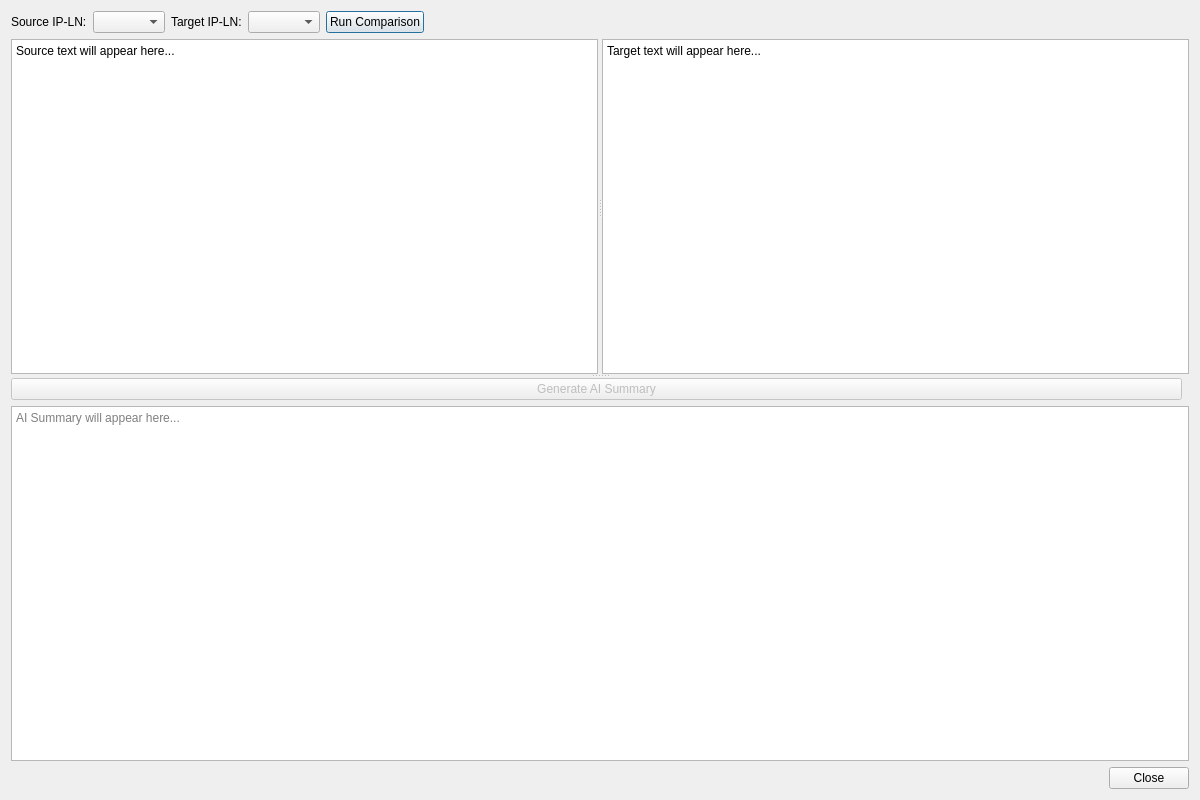
<?xml version="1.0" encoding="UTF-8"?>
<ui version="4.0">
 <class>CompareSoiDialog</class>
 <widget class="QDialog" name="CompareSoiDialog">
  <property name="geometry">
   <rect>
    <x>0</x>
    <y>0</y>
    <width>1200</width>
    <height>800</height>
   </rect>
  </property>
  <property name="windowTitle">
   <string>Compare SOI Prints</string>
  </property>
  <layout class="QVBoxLayout" name="verticalLayout">
   <item>
    <layout class="QHBoxLayout" name="horizontalLayoutTop">
     <item>
      <widget class="QLabel" name="labelSource">
       <property name="text">
        <string>Source IP-LN:</string>
       </property>
      </widget>
     </item>
     <item>
      <widget class="QComboBox" name="comboSource"/>
     </item>
     <item>
      <widget class="QLabel" name="labelTarget">
       <property name="text">
        <string>Target IP-LN:</string>
       </property>
      </widget>
     </item>
     <item>
      <widget class="QComboBox" name="comboTarget"/>
     </item>
     <item>
      <widget class="QPushButton" name="btnRunDiff">
       <property name="text">
        <string>Run Comparison</string>
       </property>
      </widget>
     </item>
     <item>
      <spacer name="horizontalSpacer">
       <property name="orientation">
        <enum>Qt::Horizontal</enum>
       </property>
       <property name="sizeHint" stdset="0">
        <size>
         <width>40</width>
         <height>20</height>
        </size>
       </property>
      </spacer>
     </item>
    </layout>
   </item>
   <item>
    <widget class="QSplitter" name="verticalSplitter">
     <property name="orientation">
      <enum>Qt::Vertical</enum>
     </property>
     <widget class="QSplitter" name="horizontalSplitter">
      <property name="orientation">
       <enum>Qt::Horizontal</enum>
      </property>
      <widget class="QTextBrowser" name="textSource">
       <property name="html">
        <string>&lt;html&gt;&lt;body&gt;&lt;p&gt;Source text will appear here...&lt;/p&gt;&lt;/body&gt;&lt;/html&gt;</string>
       </property>
      </widget>
      <widget class="QTextBrowser" name="textTarget">
       <property name="html">
        <string>&lt;html&gt;&lt;body&gt;&lt;p&gt;Target text will appear here...&lt;/p&gt;&lt;/body&gt;&lt;/html&gt;</string>
       </property>
      </widget>
     </widget>
     <widget class="QWidget" name="aiWidget">
      <layout class="QVBoxLayout" name="verticalLayoutAi">
       <property name="leftMargin">
        <number>0</number>
       </property>
       <property name="rightMargin">
        <number>0</number>
       </property>
       <property name="bottomMargin">
        <number>0</number>
       </property>
       <item>
        <layout class="QHBoxLayout" name="horizontalLayoutAiBtn">
         <item>
          <widget class="QPushButton" name="btnGenerateAi">
           <property name="text">
            <string>Generate AI Summary</string>
           </property>
           <property name="enabled">
            <bool>false</bool>
           </property>
          </widget>
         </item>
         <item>
          <spacer name="horizontalSpacerAi">
           <property name="orientation">
            <enum>Qt::Horizontal</enum>
           </property>
          </spacer>
         </item>
        </layout>
       </item>
       <item>
        <widget class="QTextBrowser" name="textAiSummary">
         <property name="placeholderText">
          <string>AI Summary will appear here...</string>
         </property>
        </widget>
       </item>
      </layout>
     </widget>
    </widget>
   </item>
   <item>
    <widget class="QDialogButtonBox" name="buttonBox">
     <property name="standardButtons">
      <set>QDialogButtonBox::Close</set>
     </property>
    </widget>
   </item>
  </layout>
 </widget>
 <resources/>
 <connections>
  <connection>
   <sender>buttonBox</sender>
   <signal>rejected()</signal>
   <receiver>CompareSoiDialog</receiver>
   <slot>reject()</slot>
  </connection>
 </connections>
</ui>
